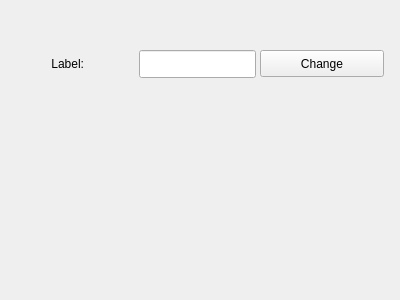
<?xml version="1.0" encoding="UTF-8"?>
<ui version="4.0">
 <class>FilesystemWidget</class>
 <widget class="QWidget" name="FilesystemWidget">
  <property name="geometry">
   <rect>
    <x>0</x>
    <y>0</y>
    <width>400</width>
    <height>300</height>
   </rect>
  </property>
  <property name="windowTitle">
   <string>Form</string>
  </property>
  <widget class="QLabel" name="labelLineEditLabel">
   <property name="geometry">
    <rect>
     <x>20</x>
     <y>50</y>
     <width>64</width>
     <height>28</height>
    </rect>
   </property>
   <property name="text">
    <string>Label:</string>
   </property>
   <property name="alignment">
    <set>Qt::AlignRight|Qt::AlignTrailing|Qt::AlignVCenter</set>
   </property>
  </widget>
  <widget class="KLineEdit" name="labelLineEdit">
   <property name="geometry">
    <rect>
     <x>139</x>
     <y>50</y>
     <width>117</width>
     <height>28</height>
    </rect>
   </property>
  </widget>
  <widget class="KPushButton" name="changeLabelButton">
   <property name="geometry">
    <rect>
     <x>260</x>
     <y>50</y>
     <width>124</width>
     <height>27</height>
    </rect>
   </property>
   <property name="text">
    <string>Change</string>
   </property>
  </widget>
 </widget>
 <customwidgets>
  <customwidget>
   <class>KPushButton</class>
   <extends>QPushButton</extends>
   <header>kpushbutton.h</header>
  </customwidget>
  <customwidget>
   <class>KLineEdit</class>
   <extends>QLineEdit</extends>
   <header>klineedit.h</header>
  </customwidget>
 </customwidgets>
 <resources/>
 <connections/>
</ui>
